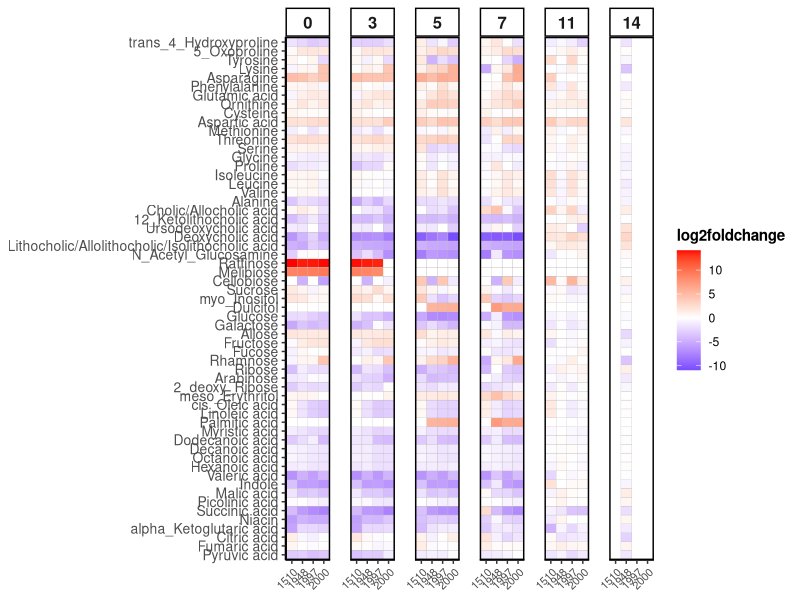
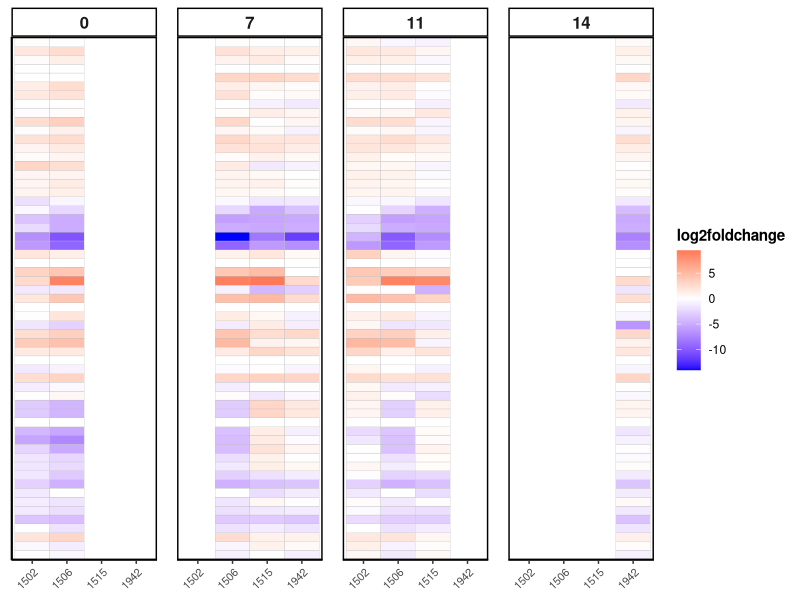
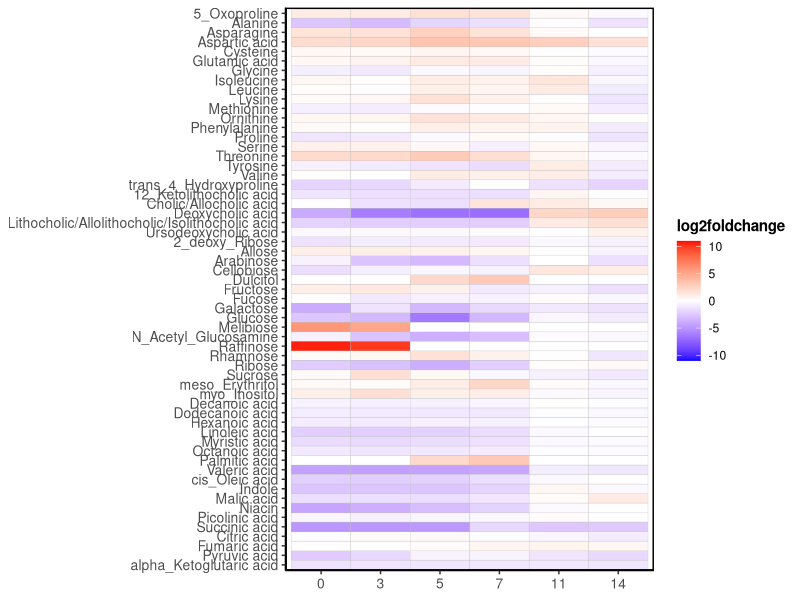
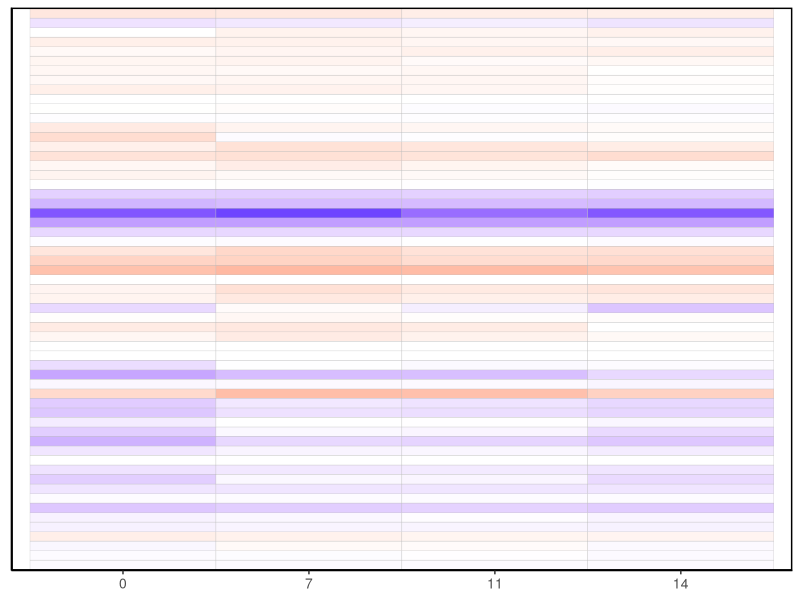

The R script that drew these images, in order:
library(tidyverse)
library(scales)

setwd("DIRECTORY/")

#TMS panel
gcms = read.csv("TMS.csv", check.names = FALSE)

#set the NAs to 0
gcms[is.na(gcms)] = 0

#convert table to tidy/long form
gcms.tidy = gather(gcms, key="Compound",value="value", -SampleName)

#this file categorizes each compound in broader groups
class = read.csv("compound_classes.csv")
gcms.tidy = left_join(gcms.tidy, class)

#import metadata
meta = read.csv("metabolomics_meta.csv")
meta = rename(meta, "SampleName" = Sample.ID)

#merge abundance table with metadata
gcms.meta = left_join(gcms.tidy, meta)

gcms.meta$Class = as.factor(gcms.meta$Class)
gcms.meta$Rec_day_adj = factor(gcms.meta$Rec_day_adj, levels=c("-3","0","3","5","7","11","14","28"))

#make a dummy variable (mouse-compound) for comparing each mouse to its baseline
gcms.meta1 = gcms.meta %>% mutate("normID" = paste(Mouse, Compound, sep="_"))

#there are cecal samples in this dataset that we are not interested in
#so filter to just fecal
fecal = subset(gcms.meta1, Type=="fecal")
fecal.meta = subset(meta, Type=="fecal")

#each mouse-compound has a unique pre-abx value. store these, then normalize

#1946 and 1953 are the only fecals without baselines
#can either normalize to the average baseline for each treatment group
#or can just do the averaged metrics

#fecal, individual mouse results

#filter out Mouse 1946 and 1953 because they did not have baseline pre-ABX values
fecal.complete = subset(fecal, Mouse!=1946 & Mouse!=1953)

#gather the pre-ABX values
fecal.pre = subset(fecal.complete, Rec_day_adj=="-3")
#pick out just the mouse-compound ID and the pre-ABX values
fecal.pre = data.frame("baseline" = fecal.pre$value, "normID" = fecal.pre$normID)

#merge the baseline values for each compound/mouse to the other values
fecal.bl = left_join(fecal.complete, fecal.pre)

###Normalize to pre-abx baseline and calculate log2foldchange 
#set the 0s to a very small number for log normalizing reasons
fecal.bl1 = fecal.bl %>% mutate("log2foldchange" = log2((value + 0.01) / (baseline  +0.01)))

#order the compounds by class
fecal.bl1 = fecal.bl1 %>% 
  arrange(desc(Class)) %>% 
  mutate(Compound = fct_inorder(factor(Compound, ordered=TRUE)))

#write.csv(fecal.bl1, "norm_fecal_TMS.csv",row.names=FALSE)

#subset by diet for visualization
rc = subset(fecal.bl1, Treatment=="RC-ABX" & Rec_day_adj != -3)
wd = subset(fecal.bl1, Treatment=="WD-ABX" & Rec_day_adj != -3)

#re-order the compounds so they're grouped by class
rc = rc %>% 
  arrange(desc(Class), desc(Compound)) %>% 
  mutate(Compound = fct_inorder(factor(Compound, ordered=TRUE)))

wd = wd %>% 
  arrange(desc(Class), desc(Compound)) %>% 
  mutate(Compound = fct_inorder(factor(Compound, ordered=TRUE)))


####restrict to the compounds present in the first metabolomics run
# (the second run added new compounds)
rc.run1 = subset(rc, Run1=="y")
#re-order the compounds so they're grouped by class
rc.run1 = rc.run1 %>% 
  arrange(desc(Class), desc(Compound)) %>% 
  mutate(Compound = fct_inorder(factor(Compound, ordered=TRUE)))

#Figure S3A
rc.plot = ggplot(rc.run1, aes(x=as.factor(Mouse), y = Compound, fill=log2foldchange)) + 
  geom_tile(color="grey") + facet_wrap(Rec_day_adj~., ncol=6) +
  scale_fill_gradient2(low = "blue", mid = "white", high = "red") +
  theme(legend.title = element_text(size = 7), 
        legend.text  = element_text(size = 5),
        legend.key.size = unit(0.4, "lines")) +
  theme_bw() + theme(axis.line = element_line(colour = "black"),
                     panel.border = element_blank(),
                     panel.background = element_blank()) +
  theme(plot.title = element_text(face="bold"),
        panel.spacing.x = unit(1, "lines"),
        panel.grid.major = element_blank(),
        axis.title.x = element_blank(),
        axis.title.y = element_blank(),
        axis.text.y = element_text(size=10),
        axis.text.x = element_text(size=8,angle=45,vjust=1,hjust=1),
        legend.title = element_text(face='bold'),
        strip.text.x = element_text(face="bold",size=12),
        strip.background.x = element_rect(fill="white",color="black",linewidth=1),
        panel.border = element_rect(color="black",fill="NA",linewidth=1))
rc.plot
#ggsave(file="RC_heatmap_byMouse.svg", plot=rc.plot, width=10, height=8)


wd.run1 = subset(wd, Run1=="y")
wd.run1 = wd.run1 %>% 
  arrange(desc(Class), desc(Compound)) %>% 
  mutate(Compound = fct_inorder(factor(Compound, ordered=TRUE)))

#Figure S3A
wd.plot = ggplot(wd.run1, aes(x=as.factor(Mouse), y = Compound, fill=log2foldchange)) + 
  geom_tile(color="grey") + facet_wrap(Rec_day_adj~., ncol=6) +
  scale_fill_gradient2(low = "blue", mid = "white", high = "red") +
  theme(legend.title = element_text(size = 7), 
        legend.text  = element_text(size = 5),
        legend.key.size = unit(0.4, "lines")) +
  theme_bw() + theme(axis.line = element_line(colour = "black"),
                     panel.border = element_blank(),
                     panel.background = element_blank()) +
  theme(plot.title = element_text(face="bold"),
        panel.spacing.x = unit(1, "lines"),
        panel.grid.major = element_blank(),
        axis.title.x = element_blank(),
        axis.title.y = element_blank(),
        axis.ticks.y = element_blank(),
        axis.text.y = element_blank(),
        axis.text.x = element_text(size=8,angle=45,vjust=1,hjust=1),
        legend.title = element_text(face='bold'),
        strip.text.x = element_text(face="bold",size=12),
        strip.background.x = element_rect(fill="white",color="black",linewidth=1),
        panel.border = element_rect(color="black",fill="NA",linewidth=1))
wd.plot
#ggsave(file="WD_heatmap_byMouse.svg", plot=wd.plot, width=6, height=8)




#now average these values across mice

#restrict to compounds from first metabolomics run
gcms.run1 = subset(fecal.bl1, Run1=="y")

#average across mice within timepoint/diet/compound
gcms.summ = gcms.run1 %>% group_by(Rec_day_adj, Treatment, Compound) %>% 
  summarise(
    mean_value = mean(value),
    sd = sd(value, na.rm=TRUE))

#okay, and now calculate fold change relative to mean baseline and log2 it
#dummy variable for compound-treatment for matching up to baseline
gcms.summ = mutate(gcms.summ, normID = paste(Compound, Treatment, sep="_" ))

#pre-ABX baseline values for each compound
pre = subset(gcms.summ, Rec_day_adj=="-3")
#just take the pre-ABX value and the compound-treatment ID for matching up
pre = data.frame("baseline" = pre$mean_value, "normID" = pre$normID)

#match up pre-ABX values with later timepoints
gcms.summ1 = left_join(gcms.summ, pre)

#calculate log2 fold change
gcms.summ1 = gcms.summ1 %>% mutate("log2foldchange" = log2((mean_value + 0.1) / (baseline  +0.1)))

#merge w compound class for ordering
gcms.summ1 = left_join(gcms.summ1, class)

#re-order the compounds so they're grouped by class
gcms.summ2 = gcms.summ1 %>% 
  arrange(desc(Class), desc(Compound)) %>% 
  mutate(Compound = fct_inorder(factor(Compound, ordered=TRUE)))

#filter out the pre-ABX timepoint since this normalizes to itself
fecal.mean = subset(gcms.summ2, Rec_day_adj != -3)

#subset RC
rc.fecal = subset(fecal.mean, Treatment=="RC-ABX")

#write.csv(rc.fecal, "rc.fecal.run1.csv",row.names=FALSE)
#rc.fecal = read.csv("rc.fecal.run1.csv")
rc.fecal$Rec_day_adj = factor(rc.fecal$Rec_day_adj, levels=c("0","3","5","7","11","14"))
#order by compound class
rc.fecal$Compound <- factor(rc.fecal$Compound, levels=unique(rc.fecal$Compound),ordered = TRUE)

#Figure 2C
p = ggplot(rc.fecal, aes(x=Rec_day_adj, y = Compound, fill=log2foldchange)) + 
  geom_tile(color="grey") + 
  scale_fill_gradient2(low = "blue", mid = "white", high = "red", limits=c(-11,11)) + 
  theme(legend.title = element_text(size = 7), 
        legend.text  = element_text(size = 5),
        legend.key.size = unit(0.4, "lines")) +
  theme_bw() + theme(axis.line = element_line(colour = "black"),
                     panel.border = element_blank(),
                     panel.background = element_blank()) +
  theme(plot.title = element_text(face="bold"),
        panel.spacing.x = unit(1, "lines"),
        panel.grid.major = element_blank(),
        axis.title.x = element_blank(),
        axis.title.y = element_blank(),
        axis.text.y = element_text(size=10),
        axis.text.x = element_text(size=10),
        legend.title = element_text(face='bold'),
        strip.text.x = element_text(face="bold",size=12),
        strip.background.x = element_rect(fill="white",color="black",linewidth=1),
        panel.border = element_rect(color="black",fill="NA",linewidth=1))
p
#ggsave(file="metab_heatmap_RC.svg", plot=p, width=6, height=8)

#subset WD
wd.fecal = subset(fecal.mean, Treatment=="WD-ABX")

#write.csv(wd.fecal, "wd.fecal.csv",row.names=FALSE)
#wd.fecal = read.csv("wd.fecal.csv")
wd.fecal$Rec_day_adj = factor(wd.fecal$Rec_day_adj, levels=c("0","7","11","14"))
wd.fecal$Compound <- factor(wd.fecal$Compound, levels=unique(wd.fecal$Compound),ordered = TRUE)

#Figure 2C
p1 = ggplot(wd.fecal, aes(x=Rec_day_adj, y = Compound, fill=log2foldchange)) + 
  geom_tile(color="grey") + 
  scale_fill_gradient2(low = "blue", mid = "white", high = "red",limits=c(-11,11)) + 
  theme(legend.title = element_text(size = 7), 
        legend.text  = element_text(size = 5),
        legend.key.size = unit(0.4, "lines")) +
  theme_bw() + theme(axis.line = element_line(colour = "black"),
                     panel.border = element_blank(),
                     panel.background = element_blank()) +
  theme(plot.title = element_text(face="bold"),
        panel.spacing.x = unit(1, "lines"),
        panel.grid.major = element_blank(),
        axis.title.x = element_blank(),
        axis.title.y = element_blank(),
        axis.text.y = element_blank(),
        axis.ticks.y = element_blank(),
        axis.text.x = element_text(size=10),
        legend.title = element_text(face='bold'),
        legend.position = "none",
        strip.text.x = element_text(face="bold",size=12),
        strip.background.x = element_rect(fill="white",color="black",linewidth=1),
        panel.border = element_rect(color="black",fill="NA",linewidth=1))
p1
#ggsave(file="metab_heatmap_WD.svg", plot=p1, width=2.5, height=8)



